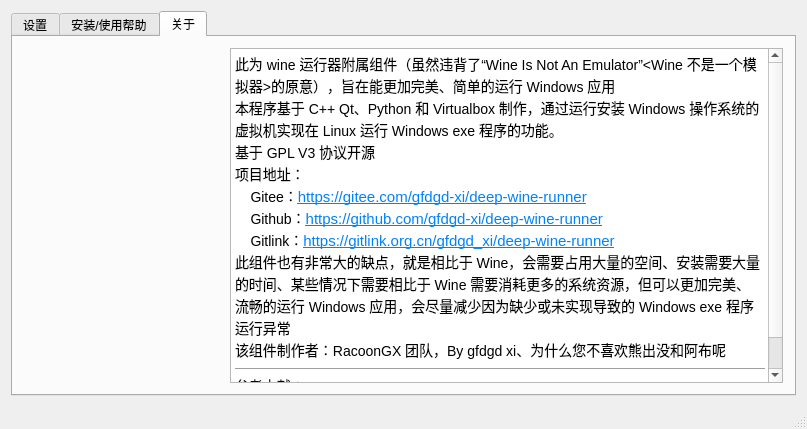
<?xml version="1.0" encoding="UTF-8"?>
<ui version="4.0">
 <class>MainWindow</class>
 <widget class="QMainWindow" name="MainWindow">
  <property name="geometry">
   <rect>
    <x>0</x>
    <y>0</y>
    <width>807</width>
    <height>429</height>
   </rect>
  </property>
  <property name="windowTitle">
   <string>Windows 应用适配工具</string>
  </property>
  <property name="windowIcon">
   <iconset>
    <normaloff>:/icon.png</normaloff>:/icon.png</iconset>
  </property>
  <widget class="QWidget" name="centralWidget">
   <layout class="QHBoxLayout" name="horizontalLayout">
    <item>
     <widget class="QTabWidget" name="tabWidget">
      <property name="tabShape">
       <enum>QTabWidget::Rounded</enum>
      </property>
      <property name="currentIndex">
       <number>2</number>
      </property>
      <widget class="QWidget" name="tab">
       <attribute name="title">
        <string>设置</string>
       </attribute>
       <attribute name="toolTip">
        <string>设置</string>
       </attribute>
       <layout class="QVBoxLayout" name="verticalLayout">
        <item>
         <layout class="QHBoxLayout" name="horizontalLayout_2">
          <item>
           <widget class="QLabel" name="label">
            <property name="text">
             <string>镜像路径：</string>
            </property>
           </widget>
          </item>
          <item>
           <widget class="QLineEdit" name="isoPath">
            <property name="placeholderText">
             <string>请选择系统镜像</string>
            </property>
           </widget>
          </item>
          <item>
           <widget class="QPushButton" name="browser">
            <property name="text">
             <string>浏览……</string>
            </property>
           </widget>
          </item>
         </layout>
        </item>
        <item>
         <layout class="QHBoxLayout" name="horizontalLayout_3" stretch="0,1">
          <item>
           <widget class="QLabel" name="label_2">
            <property name="text">
             <string>系统版本：</string>
            </property>
           </widget>
          </item>
          <item>
           <widget class="QComboBox" name="systemVersion">
            <property name="currentText">
             <string/>
            </property>
            <property name="placeholderText">
             <string>请选择系统类型（如果识别不了请自行选择，如果选择错误或不支持将无法进行自动安装）</string>
            </property>
            <item>
             <property name="text">
              <string>Windows 7 32 位（支持自动安装）</string>
             </property>
            </item>
            <item>
             <property name="text">
              <string>Windows 7 64 位（支持自动安装）</string>
             </property>
            </item>
            <item>
             <property name="text">
              <string>其它 Windows 系统（不支持自动安装）</string>
             </property>
            </item>
           </widget>
          </item>
         </layout>
        </item>
        <item>
         <layout class="QHBoxLayout" name="horizontalLayout_4">
          <item>
           <spacer name="horizontalSpacer">
            <property name="orientation">
             <enum>Qt::Horizontal</enum>
            </property>
            <property name="sizeHint" stdset="0">
             <size>
              <width>40</width>
              <height>20</height>
             </size>
            </property>
           </spacer>
          </item>
          <item>
           <widget class="QPushButton" name="install">
            <property name="text">
             <string>安装</string>
            </property>
           </widget>
          </item>
         </layout>
        </item>
        <item>
         <widget class="QTextBrowser" name="textBrowser_3">
          <property name="html">
           <string>&lt;!DOCTYPE HTML PUBLIC &quot;-//W3C//DTD HTML 4.0//EN&quot; &quot;http://www.w3.org/TR/REC-html40/strict.dtd&quot;&gt;
&lt;html&gt;&lt;head&gt;&lt;meta name=&quot;qrichtext&quot; content=&quot;1&quot; /&gt;&lt;style type=&quot;text/css&quot;&gt;
p, li { white-space: pre-wrap; }
&lt;/style&gt;&lt;/head&gt;&lt;body style=&quot; font-family:'Noto Sans CJK SC'; font-size:10.5pt; font-weight:400; font-style:normal;&quot;&gt;
&lt;p style=&quot; margin-top:12px; margin-bottom:12px; margin-left:0px; margin-right:0px; -qt-block-indent:0; text-indent:0px;&quot;&gt;&lt;span style=&quot; font-size:10pt;&quot;&gt;使用迅雷或者网盘下载以下任意一个链接然后在上面选择即可：&lt;/span&gt;&lt;/p&gt;
&lt;p style=&quot; margin-top:12px; margin-bottom:12px; margin-left:0px; margin-right:0px; -qt-block-indent:0; text-indent:0px;&quot;&gt;&lt;span style=&quot; font-size:10pt;&quot;&gt;123 网盘链接：&lt;/span&gt;&lt;a href=&quot;https://www.123pan.com/s/pDSKVv-oypWv&quot;&gt;&lt;span style=&quot; font-size:11pt; text-decoration: underline; color:#0082fa;&quot;&gt;https://www.123pan.com/s/pDSKVv-oypWv&lt;/span&gt;&lt;/a&gt;&lt;/p&gt;
&lt;p style=&quot; margin-top:12px; margin-bottom:12px; margin-left:0px; margin-right:0px; -qt-block-indent:0; text-indent:0px;&quot;&gt;&lt;span style=&quot; font-size:10pt;&quot;&gt;迅雷网盘：&lt;/span&gt;&lt;a href=&quot;https://pan.xunlei.com/s/VNKMz3wgbYHg6JIh50ZKIc7pA1?pwd=35e5&quot;&gt;&lt;span style=&quot; font-size:11pt; text-decoration: underline; color:#0082fa;&quot;&gt;https://pan.xunlei.com/s/VNKMz3wgbYHg6JIh50ZKIc7pA1?pwd=35e5&lt;/span&gt;&lt;/a&gt;&lt;span style=&quot; font-size:10pt;&quot;&gt;  提取码：35e5&lt;/span&gt;&lt;/p&gt;
&lt;p style=&quot; margin-top:12px; margin-bottom:12px; margin-left:0px; margin-right:0px; -qt-block-indent:0; text-indent:0px;&quot;&gt;&lt;span style=&quot; font-size:10pt;&quot;&gt;百度网盘：&lt;/span&gt;&lt;a href=&quot;https://pan.baidu.com/s/19WbvinITCQJFZpAdZutrjg?pwd=me4y&quot;&gt;&lt;span style=&quot; font-size:11pt; text-decoration: underline; color:#0082fa;&quot;&gt;https://pan.baidu.com/s/19WbvinITCQJFZpAdZutrjg?pwd=me4y&lt;/span&gt;&lt;/a&gt;&lt;span style=&quot; font-size:10pt;&quot;&gt; 提取码: me4y&lt;/span&gt;&lt;/p&gt;
&lt;p style=&quot; margin-top:12px; margin-bottom:12px; margin-left:0px; margin-right:0px; -qt-block-indent:0; text-indent:0px;&quot;&gt;&lt;span style=&quot; font-size:10pt;&quot;&gt;（如果下载这个，系统版本选第一项，一般推荐这个）&lt;/span&gt;&lt;a href=&quot;ed2k://|file|cn_windows_7_ultimate_with_sp1_x86_dvd_u_677486.iso|2653276160|7503E4B9B8738DFCB95872445C72AEFB|/&quot;&gt;&lt;span style=&quot; font-size:11pt; text-decoration: underline; color:#0082fa;&quot;&gt;ed2k://|file|cn_windows_7_ultimate_with_sp1_x86_dvd_u_677486.iso|2653276160|7503E4B9B8738DFCB95872445C72AEFB|/&lt;/span&gt;&lt;/a&gt;&lt;/p&gt;
&lt;p style=&quot; margin-top:12px; margin-bottom:12px; margin-left:0px; margin-right:0px; -qt-block-indent:0; text-indent:0px;&quot;&gt;&lt;span style=&quot; font-size:10pt;&quot;&gt;（如果下载这个，系统版本选第二项）&lt;/span&gt;&lt;a href=&quot;ed2k://|file|cn_windows_7_ultimate_with_sp1_x64_dvd_u_677408.iso|3420557312|B58548681854236C7939003B583A8078|/&quot;&gt;&lt;span style=&quot; font-size:11pt; text-decoration: underline; color:#0082fa;&quot;&gt;ed2k://|file|cn_windows_7_ultimate_with_sp1_x64_dvd_u_677408.iso|3420557312|B58548681854236C7939003B583A8078|/&lt;/span&gt;&lt;/a&gt;&lt;/p&gt;
&lt;p style=&quot; margin-top:12px; margin-bottom:12px; margin-left:0px; margin-right:0px; -qt-block-indent:0; text-indent:0px;&quot;&gt;&lt;span style=&quot; font-size:10pt;&quot;&gt;RacoonGX 资源镜像站：&lt;/span&gt;&lt;a href=&quot;https://n.racoongx.cn/&quot;&gt;&lt;span style=&quot; font-size:11pt; text-decoration: underline; color:#0082fa;&quot;&gt;https://n.racoongx.cn/&lt;/span&gt;&lt;/a&gt;&lt;/p&gt;
&lt;hr /&gt;&lt;/body&gt;&lt;/html&gt;</string>
          </property>
          <property name="openLinks">
           <bool>false</bool>
          </property>
         </widget>
        </item>
       </layout>
      </widget>
      <widget class="QWidget" name="tab_3">
       <attribute name="title">
        <string>安装/使用帮助</string>
       </attribute>
       <layout class="QHBoxLayout" name="horizontalLayout_5">
        <item>
         <widget class="QTextBrowser" name="textBrowser">
          <property name="undoRedoEnabled">
           <bool>false</bool>
          </property>
          <property name="html">
           <string>&lt;!DOCTYPE HTML PUBLIC &quot;-//W3C//DTD HTML 4.0//EN&quot; &quot;http://www.w3.org/TR/REC-html40/strict.dtd&quot;&gt;
&lt;html&gt;&lt;head&gt;&lt;meta name=&quot;qrichtext&quot; content=&quot;1&quot; /&gt;&lt;style type=&quot;text/css&quot;&gt;
p, li { white-space: pre-wrap; }
&lt;/style&gt;&lt;/head&gt;&lt;body style=&quot; font-family:'Noto Sans CJK SC'; font-size:10.5pt; font-weight:400; font-style:normal;&quot;&gt;
&lt;p style=&quot; margin-top:0px; margin-bottom:0px; margin-left:0px; margin-right:0px; -qt-block-indent:0; text-indent:0px;&quot;&gt;&lt;span style=&quot; font-size:26pt; font-weight:600;&quot;&gt;给小白的一段话&lt;/span&gt;&lt;/p&gt;
&lt;p style=&quot; margin-top:0px; margin-bottom:0px; margin-left:0px; margin-right:0px; -qt-block-indent:0; text-indent:0px;&quot;&gt;其实本质上跑完安装程序就没有然后了，顶多如果想要运行舒服一点点，可以安装加强功能，直接拉到最底下看就可以了&lt;/p&gt;
&lt;p style=&quot; margin-top:0px; margin-bottom:0px; margin-left:0px; margin-right:0px; -qt-block-indent:0; text-indent:0px;&quot;&gt;如果爱折腾的话，下面的都看看也无所谓的，想看往下翻就可以了&lt;/p&gt;
&lt;p style=&quot; margin-top:0px; margin-bottom:0px; margin-left:0px; margin-right:0px; -qt-block-indent:0; text-indent:0px;&quot;&gt;（如果鼠标被锁定到里面了按下键盘右边的“Ctrl”键就可以了）&lt;/p&gt;
&lt;hr /&gt;
&lt;p style=&quot;-qt-paragraph-type:empty; margin-top:0px; margin-bottom:0px; margin-left:0px; margin-right:0px; -qt-block-indent:0; text-indent:0px;&quot;&gt;&lt;br /&gt;&lt;/p&gt;
&lt;p style=&quot;-qt-paragraph-type:empty; margin-top:0px; margin-bottom:0px; margin-left:0px; margin-right:0px; -qt-block-indent:0; text-indent:0px; font-size:26pt; font-weight:600;&quot;&gt;&lt;br /&gt;&lt;/p&gt;
&lt;p style=&quot;-qt-paragraph-type:empty; margin-top:0px; margin-bottom:0px; margin-left:0px; margin-right:0px; -qt-block-indent:0; text-indent:0px; font-size:26pt; font-weight:600;&quot;&gt;&lt;br /&gt;&lt;/p&gt;
&lt;p style=&quot;-qt-paragraph-type:empty; margin-top:0px; margin-bottom:0px; margin-left:0px; margin-right:0px; -qt-block-indent:0; text-indent:0px; font-size:26pt; font-weight:600;&quot;&gt;&lt;br /&gt;&lt;/p&gt;
&lt;p style=&quot;-qt-paragraph-type:empty; margin-top:0px; margin-bottom:0px; margin-left:0px; margin-right:0px; -qt-block-indent:0; text-indent:0px; font-size:26pt; font-weight:600;&quot;&gt;&lt;br /&gt;&lt;/p&gt;
&lt;p style=&quot;-qt-paragraph-type:empty; margin-top:0px; margin-bottom:0px; margin-left:0px; margin-right:0px; -qt-block-indent:0; text-indent:0px; font-size:26pt; font-weight:600;&quot;&gt;&lt;br /&gt;&lt;/p&gt;
&lt;p style=&quot;-qt-paragraph-type:empty; margin-top:0px; margin-bottom:0px; margin-left:0px; margin-right:0px; -qt-block-indent:0; text-indent:0px; font-size:26pt; font-weight:600;&quot;&gt;&lt;br /&gt;&lt;/p&gt;
&lt;p style=&quot;-qt-paragraph-type:empty; margin-top:0px; margin-bottom:0px; margin-left:0px; margin-right:0px; -qt-block-indent:0; text-indent:0px; font-size:26pt; font-weight:600;&quot;&gt;&lt;br /&gt;&lt;/p&gt;
&lt;p style=&quot;-qt-paragraph-type:empty; margin-top:0px; margin-bottom:0px; margin-left:0px; margin-right:0px; -qt-block-indent:0; text-indent:0px; font-size:26pt; font-weight:600;&quot;&gt;&lt;br /&gt;&lt;/p&gt;
&lt;p style=&quot;-qt-paragraph-type:empty; margin-top:0px; margin-bottom:0px; margin-left:0px; margin-right:0px; -qt-block-indent:0; text-indent:0px; font-size:26pt; font-weight:600;&quot;&gt;&lt;br /&gt;&lt;/p&gt;
&lt;p style=&quot;-qt-paragraph-type:empty; margin-top:0px; margin-bottom:0px; margin-left:0px; margin-right:0px; -qt-block-indent:0; text-indent:0px; font-size:26pt; font-weight:600;&quot;&gt;&lt;br /&gt;&lt;/p&gt;
&lt;p style=&quot;-qt-paragraph-type:empty; margin-top:0px; margin-bottom:0px; margin-left:0px; margin-right:0px; -qt-block-indent:0; text-indent:0px; font-size:26pt; font-weight:600;&quot;&gt;&lt;br /&gt;&lt;/p&gt;
&lt;p style=&quot;-qt-paragraph-type:empty; margin-top:0px; margin-bottom:0px; margin-left:0px; margin-right:0px; -qt-block-indent:0; text-indent:0px; font-size:26pt; font-weight:600;&quot;&gt;&lt;br /&gt;&lt;/p&gt;
&lt;p style=&quot; margin-top:0px; margin-bottom:0px; margin-left:0px; margin-right:0px; -qt-block-indent:0; text-indent:0px;&quot;&gt;&lt;span style=&quot; font-size:26pt; font-weight:600;&quot;&gt;安装是否需要人工进行操作？&lt;/span&gt;&lt;/p&gt;
&lt;p style=&quot; margin-top:0px; margin-bottom:0px; margin-left:0px; margin-right:0px; -qt-block-indent:0; text-indent:0px;&quot;&gt;如果您下载的镜像本程序支持，则大部分不用，已经尽量省去了让新手头疼的虚拟机程序安装，创建、设置虚拟机，虚拟磁盘分区，寻找原版镜像文件等内容&lt;/p&gt;
&lt;p style=&quot; margin-top:0px; margin-bottom:0px; margin-left:0px; margin-right:0px; -qt-block-indent:0; text-indent:0px;&quot;&gt;&lt;img src=&quot;:/picture/截图/截图_VirtualBox Machine_20220712191756.png&quot; /&gt;&lt;/p&gt;
&lt;p style=&quot; margin-top:0px; margin-bottom:0px; margin-left:0px; margin-right:0px; -qt-block-indent:0; text-indent:0px;&quot;&gt;但有些设置依旧需要人工自行设置，例如安装界面密钥的输入、系统的激活（涉及版权问题，不会考虑省略）、增强功能的安装、需要使用的软件等等&lt;/p&gt;
&lt;p style=&quot; margin-top:0px; margin-bottom:0px; margin-left:0px; margin-right:0px; -qt-block-indent:0; text-indent:0px;&quot;&gt;&lt;img src=&quot;:/picture/截图/截图_VirtualBox Machine_20220712192850.png&quot; /&gt;&lt;/p&gt;
&lt;p style=&quot; margin-top:0px; margin-bottom:0px; margin-left:0px; margin-right:0px; -qt-block-indent:0; text-indent:0px;&quot;&gt;&lt;img src=&quot;:/picture/截图/截图_VirtualBox Machine_20220712193527.png&quot; /&gt;&lt;/p&gt;
&lt;hr /&gt;
&lt;p style=&quot; margin-top:0px; margin-bottom:0px; margin-left:0px; margin-right:0px; -qt-block-indent:0; text-indent:0px;&quot;&gt;&lt;span style=&quot; font-size:26pt; font-weight:600;&quot;&gt;什么样的镜像本程序（可能）不支持自动安装？&lt;/span&gt;&lt;/p&gt;
&lt;p style=&quot; margin-top:0px; margin-bottom:0px; margin-left:0px; margin-right:0px; -qt-block-indent:0; text-indent:0px;&quot;&gt;非 Windows 7 镜像可能不支持自动安装（纯的 Windows 7 企业版镜像可能不支持自动安装），不保证系统能自动安装成功，例如 Windows XP、Windows 10、Deepin、Ubuntu 等等&lt;/p&gt;
&lt;p style=&quot;-qt-paragraph-type:empty; margin-top:0px; margin-bottom:0px; margin-left:0px; margin-right:0px; -qt-block-indent:0; text-indent:0px;&quot;&gt;&lt;br /&gt;&lt;/p&gt;
&lt;hr /&gt;
&lt;p style=&quot; margin-top:0px; margin-bottom:0px; margin-left:0px; margin-right:0px; -qt-block-indent:0; text-indent:0px;&quot;&gt;&lt;span style=&quot; font-size:26pt; font-weight:600;&quot;&gt;默认的虚拟机设置不习惯怎么改？&lt;/span&gt;&lt;/p&gt;
&lt;p style=&quot; margin-top:0px; margin-bottom:0px; margin-left:0px; margin-right:0px; -qt-block-indent:0; text-indent:0px;&quot;&gt;&lt;span style=&quot; font-size:11pt;&quot;&gt;1、打开启动器，打开 Oracle VM VirtualBox 程序&lt;/span&gt;&lt;/p&gt;
&lt;p style=&quot; margin-top:0px; margin-bottom:0px; margin-left:0px; margin-right:0px; -qt-block-indent:0; text-indent:0px;&quot;&gt;&lt;span style=&quot; font-size:11pt;&quot;&gt;2、选择名字为“Windows”的虚拟机，然后在右边点击设置&lt;/span&gt;&lt;/p&gt;
&lt;p style=&quot; margin-top:0px; margin-bottom:0px; margin-left:0px; margin-right:0px; -qt-block-indent:0; text-indent:0px;&quot;&gt;&lt;img src=&quot;:/picture/截图/截图_VirtualBox Manager_20220712223602.png&quot; /&gt;&lt;/p&gt;
&lt;p style=&quot; margin-top:0px; margin-bottom:0px; margin-left:0px; margin-right:0px; -qt-block-indent:0; text-indent:0px;&quot;&gt;&lt;span style=&quot; font-size:11pt;&quot;&gt;3、在这里修改即可&lt;/span&gt;&lt;/p&gt;
&lt;p style=&quot; margin-top:0px; margin-bottom:0px; margin-left:0px; margin-right:0px; -qt-block-indent:0; text-indent:0px;&quot;&gt;&lt;img src=&quot;:/picture/截图/截图_VirtualBox_20220712223705.png&quot; /&gt;&lt;/p&gt;
&lt;hr /&gt;
&lt;p style=&quot; margin-top:0px; margin-bottom:0px; margin-left:0px; margin-right:0px; -qt-block-indent:0; text-indent:0px;&quot;&gt;&lt;span style=&quot; font-size:26pt; font-weight:600;&quot;&gt;安装加强功能有什么好处？&lt;/span&gt;&lt;/p&gt;
&lt;p style=&quot; margin-top:0px; margin-bottom:0px; margin-left:0px; margin-right:0px; -qt-block-indent:0; text-indent:0px;&quot;&gt;1、支持鼠标自由从虚拟机和实体机切换&lt;/p&gt;
&lt;p style=&quot; margin-top:0px; margin-bottom:0px; margin-left:0px; margin-right:0px; -qt-block-indent:0; text-indent:0px;&quot;&gt;2、支持虚拟机根据窗口大小自动设置分辨率&lt;/p&gt;
&lt;p style=&quot; margin-top:0px; margin-bottom:0px; margin-left:0px; margin-right:0px; -qt-block-indent:0; text-indent:0px;&quot;&gt;3、支持文件共享、剪切板共享、文件拖放&lt;/p&gt;
&lt;p style=&quot; margin-top:0px; margin-bottom:0px; margin-left:0px; margin-right:0px; -qt-block-indent:0; text-indent:0px;&quot;&gt;4、支持无缝模式&lt;/p&gt;
&lt;p style=&quot; margin-top:0px; margin-bottom:0px; margin-left:0px; margin-right:0px; -qt-block-indent:0; text-indent:0px;&quot;&gt;&lt;img src=&quot;:/picture/截图/截图_选择区域_20220712224639.png&quot; /&gt;&lt;/p&gt;
&lt;hr /&gt;
&lt;p style=&quot; margin-top:0px; margin-bottom:0px; margin-left:0px; margin-right:0px; -qt-block-indent:0; text-indent:0px;&quot;&gt;&lt;span style=&quot; font-size:26pt; font-weight:600;&quot;&gt;如何安装加强功能？&lt;/span&gt;&lt;/p&gt;
&lt;p style=&quot; margin-top:0px; margin-bottom:0px; margin-left:0px; margin-right:0px; -qt-block-indent:0; text-indent:0px;&quot;&gt;1、点击“设备”=》“加强功能”&lt;/p&gt;
&lt;p style=&quot; margin-top:0px; margin-bottom:0px; margin-left:0px; margin-right:0px; -qt-block-indent:0; text-indent:0px;&quot;&gt;&lt;img src=&quot;:/picture/截图_VirtualBox Machine_20220712142929.png&quot; /&gt;&lt;/p&gt;
&lt;p style=&quot; margin-top:0px; margin-bottom:0px; margin-left:0px; margin-right:0px; -qt-block-indent:0; text-indent:0px;&quot;&gt;2、打开“计算机”，找到名为“VirtualBox Guest Additions”的光盘，双击进入，然后双击打开名为“VBoxWindowsAdditions”的程序&lt;/p&gt;
&lt;p style=&quot; margin-top:0px; margin-bottom:0px; margin-left:0px; margin-right:0px; -qt-block-indent:0; text-indent:0px;&quot;&gt;&lt;img src=&quot;:/picture/截图/截图_VirtualBox Machine_20220712143006.png&quot; /&gt;&lt;/p&gt;
&lt;p style=&quot; margin-top:0px; margin-bottom:0px; margin-left:0px; margin-right:0px; -qt-block-indent:0; text-indent:0px;&quot;&gt;3、在弹出的界面点击“是”&lt;/p&gt;
&lt;p style=&quot; margin-top:0px; margin-bottom:0px; margin-left:0px; margin-right:0px; -qt-block-indent:0; text-indent:0px;&quot;&gt;&lt;img src=&quot;:/picture/截图/截图_VirtualBox Machine_20220712143018.png&quot; /&gt;&lt;/p&gt;
&lt;p style=&quot; margin-top:0px; margin-bottom:0px; margin-left:0px; margin-right:0px; -qt-block-indent:0; text-indent:0px;&quot;&gt;4、一直点“Next”&lt;/p&gt;
&lt;p style=&quot; margin-top:0px; margin-bottom:0px; margin-left:0px; margin-right:0px; -qt-block-indent:0; text-indent:0px;&quot;&gt;&lt;img src=&quot;:/picture/截图/截图_VirtualBox Machine_20220712143029.png&quot; /&gt;&lt;/p&gt;
&lt;p style=&quot; margin-top:0px; margin-bottom:0px; margin-left:0px; margin-right:0px; -qt-block-indent:0; text-indent:0px;&quot;&gt;&lt;img src=&quot;:/picture/截图/截图_VirtualBox Machine_20220712143037.png&quot; /&gt;&lt;/p&gt;
&lt;p style=&quot; margin-top:0px; margin-bottom:0px; margin-left:0px; margin-right:0px; -qt-block-indent:0; text-indent:0px;&quot;&gt;&lt;span style=&quot; font-size:11pt;&quot;&gt;5、全部选择，然后点击“Install”进行安装&lt;/span&gt;&lt;/p&gt;
&lt;p style=&quot; margin-top:0px; margin-bottom:0px; margin-left:0px; margin-right:0px; -qt-block-indent:0; text-indent:0px;&quot;&gt;&lt;img src=&quot;:/picture/截图/截图_VirtualBox Machine_20220712143044.png&quot; /&gt;&lt;/p&gt;
&lt;p style=&quot; margin-top:0px; margin-bottom:0px; margin-left:0px; margin-right:0px; -qt-block-indent:0; text-indent:0px;&quot;&gt;&lt;span style=&quot; font-size:11pt;&quot;&gt;6、等待安装完毕后，选择“Reboot now”然后点击“Finish”重启此虚拟机即可安装成功（选择“Reboot now”并点“Finish”会自动重新启动）&lt;/span&gt;&lt;/p&gt;
&lt;p style=&quot; margin-top:0px; margin-bottom:0px; margin-left:0px; margin-right:0px; -qt-block-indent:0; text-indent:0px;&quot;&gt;&lt;img src=&quot;:/picture/截图/截图_VirtualBox Machine_20220712143103.png&quot; /&gt;&lt;/p&gt;&lt;/body&gt;&lt;/html&gt;</string>
          </property>
          <property name="openLinks">
           <bool>false</bool>
          </property>
         </widget>
        </item>
       </layout>
      </widget>
      <widget class="QWidget" name="tab_2">
       <property name="sizePolicy">
        <sizepolicy hsizetype="Minimum" vsizetype="Preferred">
         <horstretch>0</horstretch>
         <verstretch>0</verstretch>
        </sizepolicy>
       </property>
       <attribute name="title">
        <string>关于</string>
       </attribute>
       <layout class="QHBoxLayout" name="horizontalLayout_6" stretch="0,0">
        <item>
         <layout class="QVBoxLayout" name="verticalLayout_3">
          <item>
           <widget class="QLabel" name="label_3">
            <property name="sizePolicy">
             <sizepolicy hsizetype="Maximum" vsizetype="Maximum">
              <horstretch>0</horstretch>
              <verstretch>0</verstretch>
             </sizepolicy>
            </property>
            <property name="minimumSize">
             <size>
              <width>200</width>
              <height>200</height>
             </size>
            </property>
            <property name="maximumSize">
             <size>
              <width>200</width>
              <height>200</height>
             </size>
            </property>
            <property name="styleSheet">
             <string notr="true">border-image: url(:/deepin-wine-runner.png);</string>
            </property>
            <property name="text">
             <string/>
            </property>
           </widget>
          </item>
          <item>
           <spacer name="verticalSpacer_2">
            <property name="orientation">
             <enum>Qt::Vertical</enum>
            </property>
            <property name="sizeHint" stdset="0">
             <size>
              <width>20</width>
              <height>40</height>
             </size>
            </property>
           </spacer>
          </item>
         </layout>
        </item>
        <item>
         <widget class="QTextBrowser" name="textBrowser_2">
          <property name="sizePolicy">
           <sizepolicy hsizetype="Minimum" vsizetype="Expanding">
            <horstretch>0</horstretch>
            <verstretch>0</verstretch>
           </sizepolicy>
          </property>
          <property name="html">
           <string>&lt;!DOCTYPE HTML PUBLIC &quot;-//W3C//DTD HTML 4.0//EN&quot; &quot;http://www.w3.org/TR/REC-html40/strict.dtd&quot;&gt;
&lt;html&gt;&lt;head&gt;&lt;meta name=&quot;qrichtext&quot; content=&quot;1&quot; /&gt;&lt;style type=&quot;text/css&quot;&gt;
p, li { white-space: pre-wrap; }
&lt;/style&gt;&lt;/head&gt;&lt;body style=&quot; font-family:'Noto Sans CJK SC'; font-size:10.5pt; font-weight:400; font-style:normal;&quot;&gt;
&lt;p style=&quot; margin-top:0px; margin-bottom:0px; margin-left:0px; margin-right:0px; -qt-block-indent:0; text-indent:0px;&quot;&gt;此为 wine 运行器附属组件（虽然违背了“Wine Is Not An Emulator”&amp;lt;Wine 不是一个模拟器&amp;gt;的原意），旨在能更加完美、简单的运行 Windows 应用&lt;/p&gt;
&lt;p style=&quot; margin-top:0px; margin-bottom:0px; margin-left:0px; margin-right:0px; -qt-block-indent:0; text-indent:0px;&quot;&gt;本程序基于 C++ Qt、Python 和 Virtualbox 制作，通过运行安装 Windows 操作系统的虚拟机实现在 Linux 运行 Windows exe 程序的功能。&lt;/p&gt;
&lt;p style=&quot; margin-top:0px; margin-bottom:0px; margin-left:0px; margin-right:0px; -qt-block-indent:0; text-indent:0px;&quot;&gt;基于 GPL V3 协议开源&lt;/p&gt;
&lt;p style=&quot; margin-top:0px; margin-bottom:0px; margin-left:0px; margin-right:0px; -qt-block-indent:0; text-indent:0px;&quot;&gt;项目地址：&lt;/p&gt;
&lt;p style=&quot; margin-top:0px; margin-bottom:0px; margin-left:0px; margin-right:0px; -qt-block-indent:0; text-indent:0px;&quot;&gt;    Gitee：&lt;a href=&quot;https://gitee.com/gfdgd-xi/deep-wine-runner&quot;&gt;&lt;span style=&quot; font-size:11pt; text-decoration: underline; color:#0082fa;&quot;&gt;https://gitee.com/gfdgd-xi/deep-wine-runner&lt;/span&gt;&lt;/a&gt;&lt;/p&gt;
&lt;p style=&quot; margin-top:0px; margin-bottom:0px; margin-left:0px; margin-right:0px; -qt-block-indent:0; text-indent:0px;&quot;&gt;    Github：&lt;a href=&quot;https://github.com/gfdgd-xi/deep-wine-runner&quot;&gt;&lt;span style=&quot; font-size:11pt; text-decoration: underline; color:#0082fa;&quot;&gt;https://github.com/gfdgd-xi/deep-wine-runner&lt;/span&gt;&lt;/a&gt;&lt;/p&gt;
&lt;p style=&quot; margin-top:0px; margin-bottom:0px; margin-left:0px; margin-right:0px; -qt-block-indent:0; text-indent:0px;&quot;&gt;    Gitlink：&lt;a href=&quot;https://gitlink.org.cn/gfdgd_xi/deep-wine-runner&quot;&gt;&lt;span style=&quot; font-size:11pt; text-decoration: underline; color:#0082fa;&quot;&gt;https://gitlink.org.cn/gfdgd_xi/deep-wine-runner&lt;/span&gt;&lt;/a&gt;&lt;/p&gt;
&lt;p style=&quot; margin-top:0px; margin-bottom:0px; margin-left:0px; margin-right:0px; -qt-block-indent:0; text-indent:0px;&quot;&gt;此组件也有非常大的缺点，就是相比于 Wine，会需要占用大量的空间、安装需要大量的时间、某些情况下需要相比于 Wine 需要消耗更多的系统资源，但可以更加完美、流畅的运行 Windows 应用，会尽量减少因为缺少或未实现导致的 Windows exe 程序运行异常&lt;/p&gt;
&lt;p style=&quot; margin-top:0px; margin-bottom:0px; margin-left:0px; margin-right:0px; -qt-block-indent:0; text-indent:0px;&quot;&gt;该组件制作者：RacoonGX 团队，By gfdgd xi、为什么您不喜欢熊出没和阿布呢&lt;/p&gt;
&lt;hr /&gt;
&lt;p style=&quot; margin-top:0px; margin-bottom:0px; margin-left:0px; margin-right:0px; -qt-block-indent:0; text-indent:0px;&quot;&gt;参考文献：&lt;/p&gt;
&lt;p style=&quot; margin-top:0px; margin-bottom:0px; margin-left:0px; margin-right:0px; -qt-block-indent:0; text-indent:0px;&quot;&gt;&lt;span style=&quot; font-family:'Droid Sans Mono','monospace','monospace'; font-size:11pt; color:#6a9955;&quot;&gt;https://juejin.cn/post/7080484519328874510&lt;/span&gt;&lt;/p&gt;&lt;/body&gt;&lt;/html&gt;</string>
          </property>
          <property name="openLinks">
           <bool>false</bool>
          </property>
         </widget>
        </item>
       </layout>
      </widget>
     </widget>
    </item>
   </layout>
  </widget>
  <widget class="QStatusBar" name="CPUValue">
   <property name="statusTip">
    <string/>
   </property>
  </widget>
  <action name="action">
   <property name="text">
    <string>退出</string>
   </property>
  </action>
  <action name="action_2">
   <property name="text">
    <string>关于</string>
   </property>
  </action>
 </widget>
 <layoutdefault spacing="6" margin="11"/>
 <resources/>
 <connections/>
</ui>
